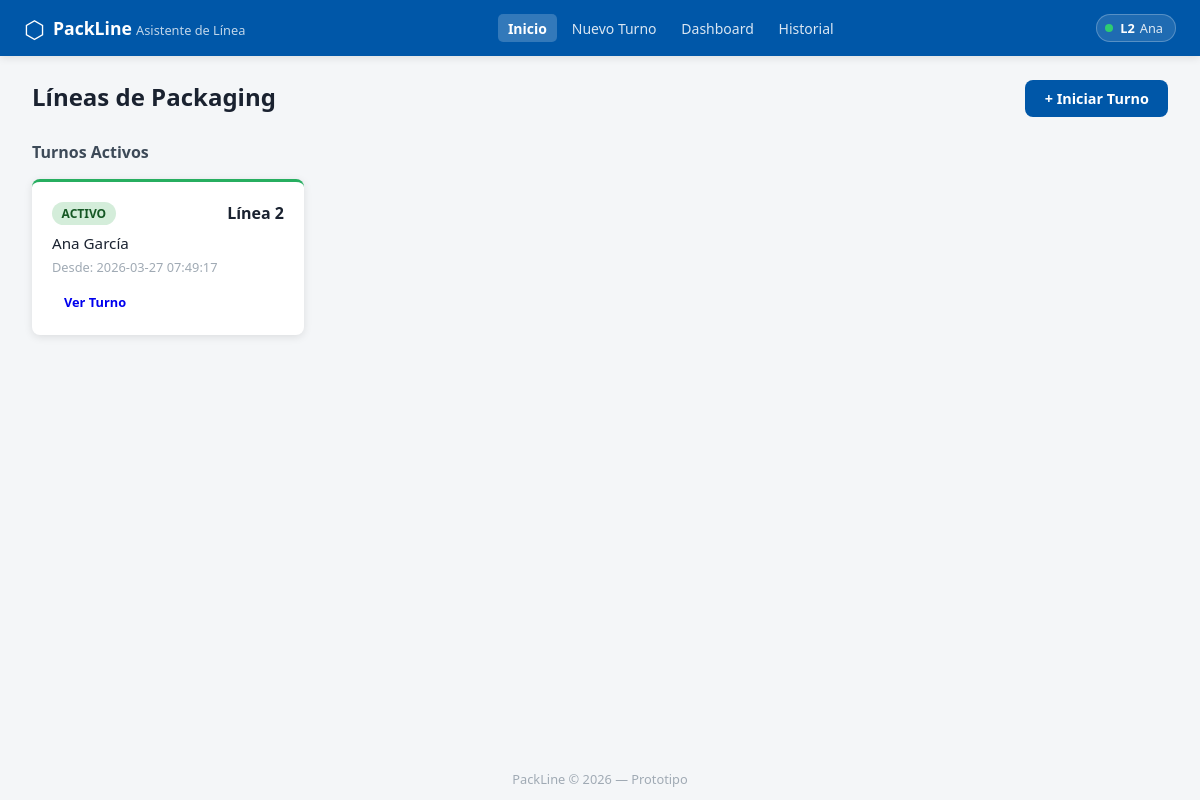
The page / on the database its author committed.
### tables this page shows
CREATE TABLE shifts (
                id             INTEGER PRIMARY KEY AUTOINCREMENT,
                operator_id    INTEGER NOT NULL REFERENCES operators(id) ON DELETE RESTRICT,
                line_number    INTEGER NOT NULL CHECK(line_number BETWEEN 1 AND 20),
                start_time     TEXT NOT NULL DEFAULT (datetime('now')),
                end_time       TEXT,
                status         TEXT NOT NULL DEFAULT 'active'
                               CHECK(status IN ('active','completed','interrupted')),
                shift_type     TEXT NOT NULL DEFAULT 'morning'
                               CHECK(shift_type IN ('morning','afternoon','night')),
                handover_notes TEXT,
                created_at     TEXT NOT NULL DEFAULT (datetime('now'))
            );

CREATE TABLE operators (
                id           INTEGER PRIMARY KEY AUTOINCREMENT,
                name         TEXT NOT NULL,
                role         TEXT NOT NULL DEFAULT 'operator'
                             CHECK(role IN ('operator','supervisor','quality','maintenance')),
                badge_number TEXT NOT NULL UNIQUE,
                created_at   TEXT NOT NULL DEFAULT (datetime('now'))
            );

### routes/views.py (the view)
@bp.get("/")
def index():
    active_lines = get_active_lines()
    return render_template("index.html", active_lines=active_lines)

### database.py (called while the page is built)
def get_db() -> sqlite3.Connection:
    if "db" not in g:
        g.db = sqlite3.connect(
            current_app.config["DATABASE_PATH"],
            detect_types=sqlite3.PARSE_DECLTYPES,
        )
        g.db.row_factory = sqlite3.Row
        g.db.execute("PRAGMA foreign_keys = ON")
    return g.db

### models/shift.py (called while the page is built)
def get_active_lines() -> list[dict]:
    db = get_db()
    rows = db.execute(
        """SELECT s.line_number, o.name AS operator_name, s.start_time, s.id AS shift_id
           FROM shifts s
           JOIN operators o ON o.id = s.operator_id
           WHERE s.status = 'active'
           ORDER BY s.line_number"""
    ).fetchall()
    return [dict(r) for r in rows]

### templates/index.html (shortened to what this page needs)
{% extends "base.html" %}
{% block content %}
<div class="page-header">
  <h1>Líneas de Packaging</h1>
  <a href="{{ url_for('views.shift_start') }}" class="btn btn--primary">+ Iniciar Turno</a>
</div>
{% if active_lines %}
<section class="section">
  <h2 class="section__title">Turnos Activos</h2>
  <div class="cards-grid">
    {% for line in active_lines %}
    <div class="card card--active">
      <div class="card__header">
        <span class="badge badge--green">ACTIVO</span>
        <span class="card__line">Línea {{ line.line_number }}</span>
      </div>
      <p class="card__operator">{{ line.operator_name }}</p>
      <p class="card__time">Desde: {{ line.start_time | replace('T',' ') }}</p>
      <a href="{{ url_for('views.shift_active', shift_id=line.shift_id) }}" class="btn btn--sm">
        Ver Turno
      </a>
    </div>
    {% endfor %}
  </div>
</section>
{% else %}
<div class="empty-state">
  <p>No hay turnos activos en este momento.</p>
  <a href="{{ url_for('views.shift_start') }}" class="btn btn--primary">Iniciar primer turno</a>
</div>
{% endif %}
{% endblock %}

### templates/base.html (shortened to what this page needs)
<!DOCTYPE html>
<html lang="es">
<head>
  <link rel="stylesheet" href="{{ url_for('static', filename='css/main.css') }}">
  <link rel="stylesheet" href="{{ url_for('static', filename='css/dashboard.css') }}">
  <link rel="stylesheet" href="{{ url_for('static', filename='css/voice.css') }}">
</head>
<body>
  <header class="topbar">
    <div class="topbar__brand">
      <span class="topbar__logo">⬡</span>
      <div>
        <span class="topbar__title">PackLine</span>
        <span class="topbar__subtitle">Asistente de Línea</span>
      </div>
    </div>
    <nav class="topbar__nav" aria-label="Navegación principal">
      <a href="{{ url_for('views.index') }}"
         class="nav-link {% if request.path == '/' %}nav-link--active{% endif %}">
        Inicio
      </a>
      <a href="{{ url_for('views.shift_start') }}"
         class="nav-link {% if request.path == '/shift/start' %}nav-link--active{% endif %}">
        Nuevo Turno
      </a>
      <a href="{{ url_for('views.dashboard') }}"
         class="nav-link {% if request.path == '/dashboard' %}nav-link--active{% endif %}">
        Dashboard
      </a>
      <a href="{{ url_for('views.shifts_history') }}"
         class="nav-link {% if request.path == '/shifts' %}nav-link--active{% endif %}">
        Historial
      </a>
    </nav>
    <div class="topbar__shifts">
      {% if navbar_active_shifts %}
        {% for s in navbar_active_shifts %}
        <a href="{{ url_for('views.shift_active', shift_id=s.shift_id) }}"
           class="topbar__shift-pill
             {% if '/shift/' ~ s.shift_id ~ '/' in request.path %}topbar__shift-pill--current{% endif %}"
           title="Ver turno activo — Línea {{ s.line_number }}">
          <span class="topbar__shift-dot"></span>
          <span class="topbar__shift-text">
            L{{ s.line_number }}
            <span class="topbar__shift-name">{{ s.operator_name.split()[0] }}</span>
          </span>
        </a>
        {% endfor %}
      {% else %}
        <a href="{{ url_for('views.shift_start') }}" class="topbar__no-shift">
          + Iniciar turno
        </a>
      {% endif %}
    </div>
  </header>
  <main class="main-content">
    {% block content %}{% endblock %}
  </main>
  <footer class="footer">
    <span>PackLine © 2026 — Prototipo</span>
  </footer>
</body>
</html>

### static/css/main.css (style rules this page uses)
:root { --color-primary: #0057a8; --color-primary-dark: #003f7a; --color-danger: #c0392b; --color-warning: #e67e22; --color-success: #27ae60; --color-gray-100: #f4f6f8; --color-gray-200: #e8ecf0; --color-gray-400: #a0aab4; --color-gray-700: #3d4a58; --color-gray-900: #1a2230; --font: 'Segoe UI', system-ui, sans-serif; --radius: 8px; --shadow: 0 2px 8px rgba(0,0,0,0.10); }
*, *::before, *::after { box-sizing: border-box; margin: 0; padding: 0; }
body { font-family: var(--font); background: var(--color-gray-100); color: var(--color-gray-900); min-height: 100vh; display: flex; flex-direction: column; }
.topbar { background: var(--color-primary); color: #fff; padding: 0 1.5rem; height: 56px; display: flex; align-items: center; justify-content: space-between; box-shadow: var(--shadow); }
.topbar__brand { display: flex; align-items: center; gap: 0.5rem; flex-shrink: 0; }
.topbar__logo { font-size: 1.5rem; }
.topbar__title { font-size: 1.1rem; font-weight: 700; }
.topbar__subtitle { font-size: 0.8rem; opacity: 0.75; }
.topbar__nav { display: flex; gap: 0.25rem; }
.nav-link { color: rgba(255,255,255,0.85); text-decoration: none; font-size: 0.875rem; padding: 0.3rem 0.65rem; border-radius: 5px; transition: background 0.15s, color 0.15s; white-space: nowrap; }
.nav-link--active { background: rgba(255,255,255,0.2); color: #fff; font-weight: 600; }
.topbar__shifts { display: flex; align-items: center; gap: 0.5rem; flex-shrink: 0; }
.topbar__shift-pill { display: flex; align-items: center; gap: 0.45rem; background: rgba(255,255,255,0.12); border: 1px solid rgba(255,255,255,0.25); border-radius: 99px; padding: 0.25rem 0.75rem 0.25rem 0.5rem; font-size: 0.8rem; font-weight: 600; color: #fff; text-decoration: none; transition: background 0.15s; position: relative; }
.topbar__shift-dot { width: 8px; height: 8px; border-radius: 50%; background: #2ecc71; flex-shrink: 0; animation: pulse-nav-dot 2s ease-in-out infinite; }
.topbar__shift-text { display: flex; align-items: center; gap: 0.3rem; }
.topbar__shift-name { opacity: 0.85; font-weight: 400; }
.main-content { flex: 1; padding: 1.5rem 2rem; max-width: 1400px; width: 100%; margin: 0 auto; }
.footer { text-align: center; padding: 0.75rem; color: var(--color-gray-400); font-size: 0.8rem; }
.page-header { display: flex; justify-content: space-between; align-items: flex-start; margin-bottom: 1.5rem; }
.page-header h1 { font-size: 1.5rem; color: var(--color-gray-900); }
.section { margin-bottom: 2rem; }
.section__title { font-size: 1rem; font-weight: 600; color: var(--color-gray-700); margin-bottom: 1rem; }
.btn { display: inline-flex; align-items: center; gap: 0.4rem; padding: 0.55rem 1.2rem; border-radius: var(--radius); border: none; cursor: pointer; font-size: 0.9rem; font-weight: 600; text-decoration: none; transition: filter 0.15s; }
.btn--primary { background: var(--color-primary); color: #fff; }
.btn--sm { padding: 0.3rem 0.75rem; font-size: 0.8rem; }
.badge { display: inline-block; padding: 0.2rem 0.6rem; border-radius: 999px; font-size: 0.75rem; font-weight: 700; }
.badge--green { background: #d4edda; color: #155724; }
.cards-grid { display: grid; grid-template-columns: repeat(auto-fill, minmax(220px, 1fr)); gap: 1rem; }
.card { background: #fff; border-radius: var(--radius); padding: 1.25rem; box-shadow: var(--shadow); }
.card--active { border-top: 3px solid var(--color-success); }
.card__header { display: flex; justify-content: space-between; align-items: center; margin-bottom: 0.5rem; }
.card__line { font-size: 1rem; font-weight: 700; }
.card__operator { font-size: 0.95rem; margin-bottom: 0.3rem; }
.card__time { font-size: 0.8rem; color: var(--color-gray-400); margin-bottom: 0.75rem; }

### static/css/dashboard.css (style rules this page uses)
:root { --dash-bg: #1e2a3a; --dash-card: #243447; --dash-border: #2e3f52; --dash-text: #cdd6e0; --dash-text-dim: #6b7f94; }

### rows shown on the page
shifts: line_number "2", operator_name "Ana", operator_name "Ana García", start_time "2026-03-27 07:49:17"
